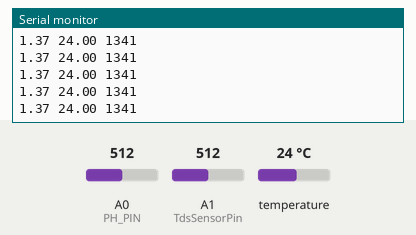
Bench run of a sketch on a simulated Arduino Uno, built with avr-gcc and run on an emulated ATmega328P. Shown: the last lines printed to the serial monitor. Inputs (shaded band) come from the test bench; at power-on: temperature 24 °C, A0 (PH_PIN) = 512, A1 (TdsSensorPin) = 512.

Above: at 1.2 s.
1.3 s: temperature set to 12 °C
At 1.49 s:
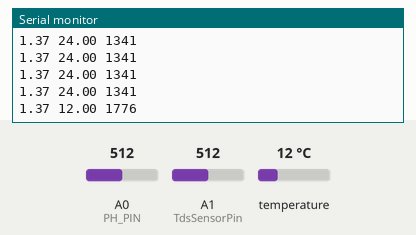
2.8 s: A0 (PH_PIN) set to 716
At 2.84 s:
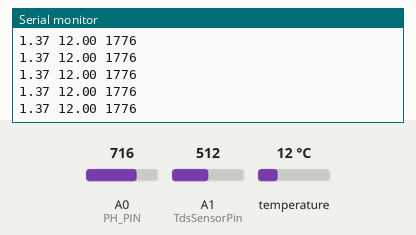
5.8 s: A1 (TdsSensorPin) set to 716
At 5.92 s:
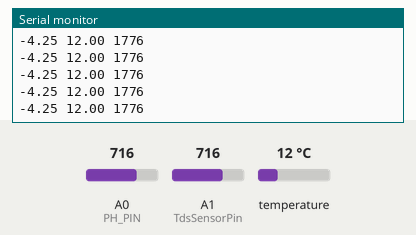
7.3 s: temperature set to 19 °C
At 7.39 s:
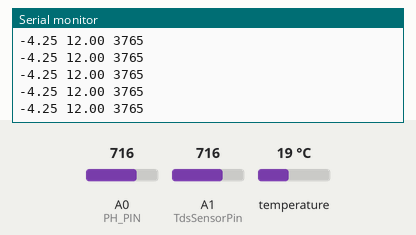
8.8 s: A0 (PH_PIN) set to 900
At 8.87 s:
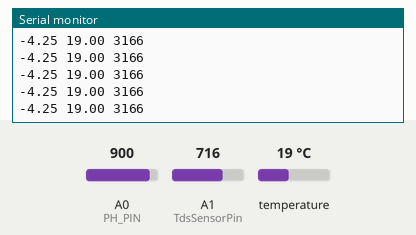
10.3 s: A1 (TdsSensorPin) set to 900
At 10.34 s:
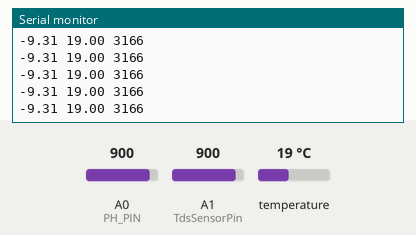
Timing chart, 0 to 12.8 s (numbered marks = the images above; inputs shaded):
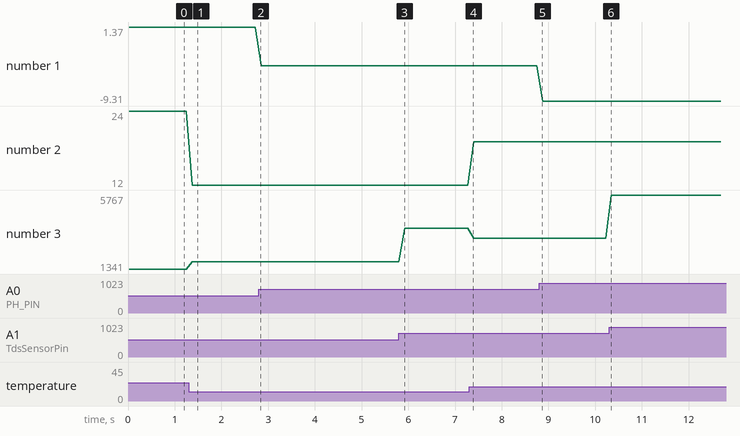

Measured:
- after the input at 1.3 s, the serial monitor: prints a new line after 0.07 s (image 1)
- plotted number 1: 1.37 → -4.25 after the input at 2.8 s, -4.25 → -9.31 after the input at 8.8 s
- plotted number 2: 24 → 12 after the input at 1.3 s, 12 → 19 after the input at 7.3 s
- plotted number 3: 1341 → 1776 after the input at 1.3 s, 1776 → 3765 after the input at 5.8 s, 3765 → 3166 after the input at 7.3 s, 3166 → 5767 after the input at 10.3 s

The sketch:

SensorReader.ino
```cpp
//importing librarys
#include <OneWire.h>
#include <EEPROM.h>
#include "GravityTDS.h"
#include "DFRobot_PH.h"

int DS18S20_Pin = 2; //DS18S20 Signal pin on digital 2

#define PH_PIN A0  //pH data pin set to A0
#define TdsSensorPin A1 //Tds data pin set to A0


GravityTDS gravityTds;
OneWire ds(DS18S20_Pin);
DFRobot_PH ph;
float voltage, phValue;

void setup(void) {
  Serial.begin(9600); //setting the baud rate to 9600 bits per second
  gravityTds.setPin(TdsSensorPin);
  gravityTds.setAref(5.0);  // Reference voltage on ADC, default 5.0V on Arduino UNO
  gravityTds.setAdcRange(1024);  // 1024 for 10bit ADC;
  gravityTds.begin();
  ph.begin();
}

void loop(void) {
  float temperature = getTemp();
  gravityTds.setTemperature(temperature);  // Set the temperature and execute temperature compensation
  gravityTds.update();  // Sample and calculate
  float tdsValue = gravityTds.getTdsValue();  // Then get the value


  voltage = analogRead(PH_PIN)/1024.0*5000;  // read the voltage
  phValue = ph.readPH(voltage,temperature);

  Serial.print(phValue); //printing pH value
  Serial.print(" ");
  Serial.print(temperature);//printing temperature
  Serial.print(" ");
  Serial.println(tdsValue, 0); //printing tds value

  delay(100); //SLows down output

}


//https://wiki.dfrobot.com/Waterproof_DS18B20_Digital_Temperature_Sensor__SKU_DFR0198_
float getTemp(){
  //returns the temperature from one DS18S20 in DEG Celsius

  byte data[12];
  byte addr[8];

  if ( !ds.search(addr)) {
      //no more sensors on chain, reset search
      ds.reset_search();
      return -1000;
  }

  if ( OneWire::crc8( addr, 7) != addr[7]) {
      Serial.println("CRC is not valid!");
      return -1000;
  }

  if ( addr[0] != 0x10 && addr[0] != 0x28) {
      Serial.print("Device is not recognized");
      return -1000;
  }

  ds.reset();
  ds.select(addr);
  ds.write(0x44,1); // start conversion, with parasite power on at the end

  byte present = ds.reset();
  ds.select(addr);
  ds.write(0xBE); // Read Scratchpad


  for (int i = 0; i < 9; i++) { // we need 9 bytes
    data[i] = ds.read();
  }

  ds.reset_search();

  byte MSB = data[1];
  byte LSB = data[0];

  float tempRead = ((MSB << 8) | LSB); //using two's compliment
  float TemperatureSum = tempRead / 16;

  return TemperatureSum;

}
```
